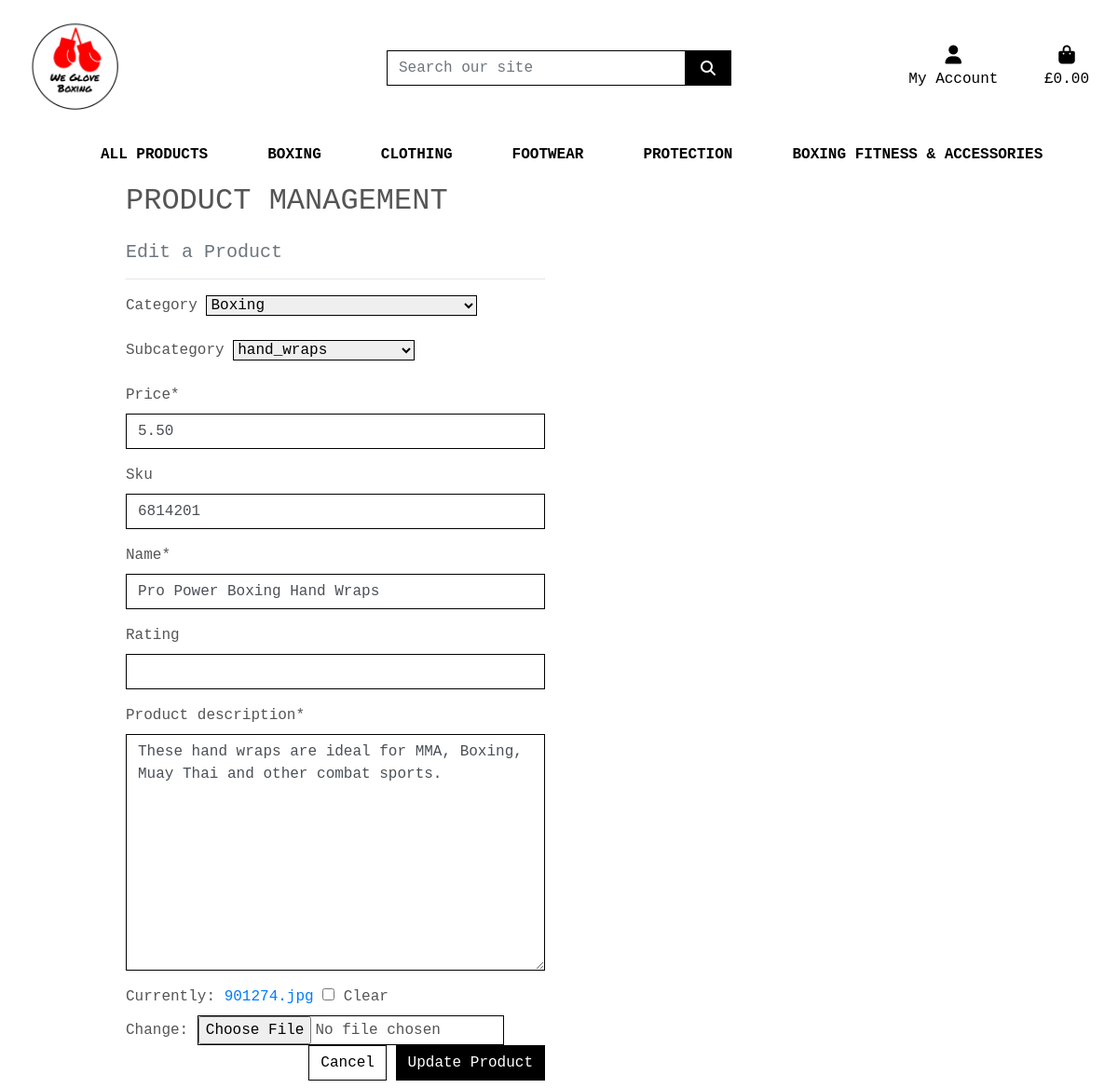
The page /products/edit/3/ (signed in) on the database its author committed.
### products/models.py (models this page shows, shortened)
class Product(models.Model):
    category = models.ForeignKey('Category', null=True, blank=True, on_delete=models.SET_NULL)
    subcategory = models.ForeignKey('SubCategory', null=True, blank=True, on_delete=models.SET_NULL)
    price = models.DecimalField(max_digits=6, decimal_places=2)
    sku = models.CharField(max_length=254, null=True, blank=True)
    name = models.CharField(max_length=254)
    rating = models.DecimalField(max_digits=6, decimal_places=2, null=True, blank=True)
    product_description = models.TextField()
    image = models.ImageField(blank=True,null=True)

### products/views.py (the view)
# urls.py: path('edit/<int:product_id>/', views.edit_product, name='edit_product'),
@login_required
def edit_product(request, product_id):
    if not request.user.is_superuser:
        messages.error(request, 'Sorry, you are not authorised to do this')
        return redirect(reverse('home'))
    product = get_object_or_404(Product, pk=product_id)
    if request.method == 'POST':
        form = ProductForm(request.POST, request.FILES, instance=product)
        if form.is_valid():
            form.save()
            messages.success(request, 'Successfully updated product!')
            return redirect(reverse('product_detail', args=[product.id]))
        else:
            messages.error(request, 'Failed to update product. Please ensure the form is valid.')
    else:
        form = ProductForm(instance=product)
        messages.info(request, f'You are editing {product.name}')
    template = 'products/edit_product.html'
    context = {
        'form': form,
        'product': product,
    }
    return render(request, template, context)

### products/forms.py
class ProductForm(forms.ModelForm):
    class Meta:
        model = Product
        fields = '__all__'
    image = forms.ImageField(label='Image', required=False,)
    def __init__(self, *args, **kwargs):
        super().__init__(*args, **kwargs)
        categories = Category.objects.all()
        friendly_names = [(c.id, c.get_friendly_name()) for c in categories]
        self.fields['category'].choices = friendly_names
        for field_name, field in self.fields.items():
            field.widget.attrs['class'] = 'border-black rounded-0'

### bag/contexts.py (called while the page is built, shortened)
def bag_contents(request):
    bag_items = []
    total = 0
    product_count = 0
    bag = request.session.get('bag', {})
    grand_total = total
    context = {
        'bag_items': bag_items,
        'total': total,
        'product_count': product_count,
        'grand_total': grand_total,
    }
    return context

### products/models.py (called while the page is built)
    def get_friendly_name(self):
        return self.friendly_name

    def __str__(self):
        return self.name

### templates/products/edit_product.html (shortened to what this page needs)
{% extends "base.html" %}
{% load static %}
{% block page_header %}
    <div class="container header-container">
    </div>
{% endblock %}
{% block content %}
    <div class="overlay"></div>
    <div class="container">
        <div class="row">
            <div class="col-12 col-md-6">
                <h2 class="logo-font mb-4">Product Management</h2>
                <h5 class="text-muted">Edit a Product</h5>
                <hr>
            </div>
        </div>
        <div class="row">
            <div class="col-12 col-md-6">
                <form method="POST" action="{% url 'edit_product' product.id %}" class="form mb-2" enctype="multipart/form-data">
                    {% for field in form %}
                        {% if field.name != 'image' %}
                            {{ field | as_crispy_field }}
                        {% else %}
                            {{ field }}
                        {% endif %}
                    {% endfor %}
                    <div class="text-right">
                        <a class="btn btn-outline-black rounded-0" href="{% url 'products' %}">Cancel</a>
                        <button class="btn btn-black rounded-0" type="submit">Update Product</button>
                    </div>
                </form>
            </div>
        </div>
    </div>
{% endblock %}

### static/css/base.css (style rules this page uses)
html { height: 100%; }
body { background: url(https://imgsrv2.voi.id/uqSwK0Qmd0ksEs4ilF05NU_AZklBqfSwBCmHFX0mcFo/auto/1200/675/sm/1/bG9jYWw6Ly8vcHVibGlzaGVycy8xMTkzOTIvMjAyMTEyMzExMDA1LW1haW4uY3JvcHBlZF8xNjQwOTE5OTA5LmpwZw.jpg) no-repeat center center fixed; background-size: cover; height: calc(100vh - 164px); color: #555; font-family: 'Courier New', Courier, monospace; }
.logo-font { text-transform: uppercase; }
.btn-black { background: black; color: white; }
.btn-outline-black { background: white; color: black !important; border: 1px solid black; }
.border-black { border: 1px solid black !important; }
.overlay { height: 100%; width: 100%; top:0; left: 0; position: fixed; background: white; z-index: -1; }
@media (min-width: 1200px) { .container { max-width: 80%; } }
@media (min-width: 992px) { .header-container { padding-top: 164px; } }

### rows shown on the page
Product: category "Boxing" "hand_wraps" "5.50" "6814201" "Pro Power Boxing Hand Wraps" "These hand wraps are ideal for MMA, Boxing, Muay Thai and other combat sports."
